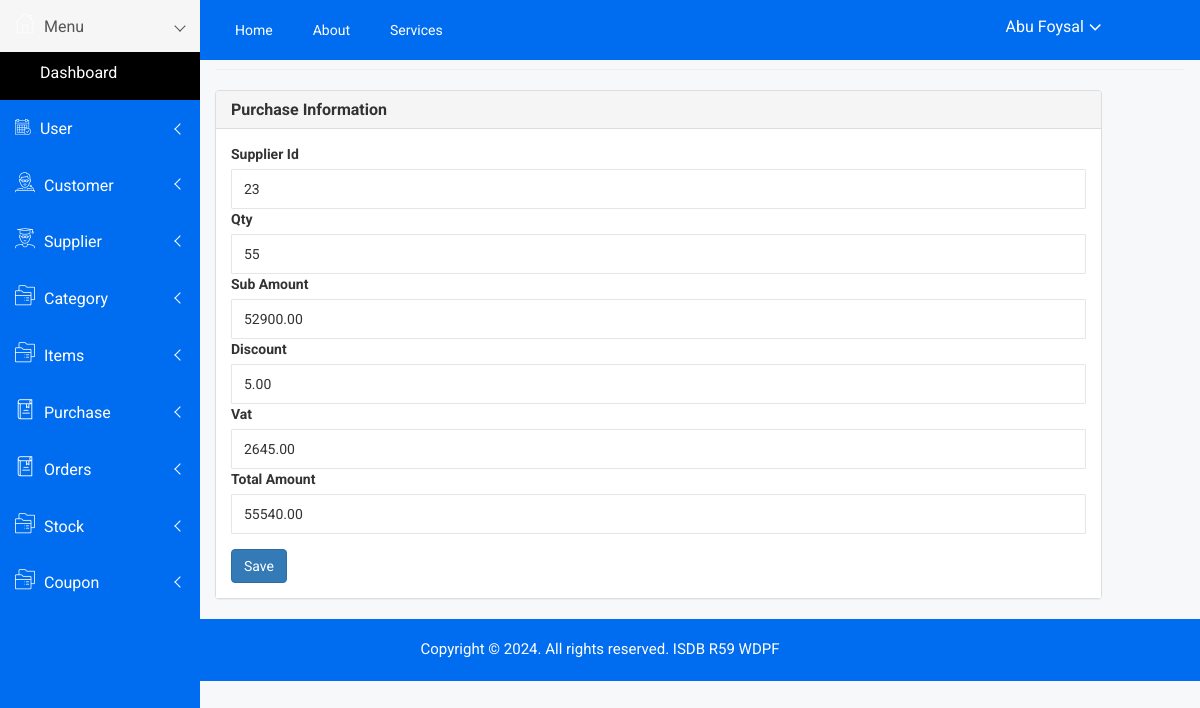
The app's page /admin/purchase_edit.php?id=1 (signed in) with its own data.
### tables this page shows
CREATE TABLE `purchase` (
  `id` int(11) NOT NULL AUTO_INCREMENT,
  `supplier_id` int(11) DEFAULT NULL,
  `purchase_date` date DEFAULT NULL,
  `qty` int(11) DEFAULT NULL,
  `sub_amount` decimal(10,2) DEFAULT NULL,
  `discount` decimal(10,2) DEFAULT NULL,
  `vat` decimal(10,2) DEFAULT NULL,
  `total_amount` decimal(10,2) DEFAULT NULL,
  `purchase_data` text DEFAULT NULL,
  `created_at` datetime DEFAULT NULL,
  `created_by` int(11) DEFAULT NULL,
  `updated_at` datetime DEFAULT NULL,
  `updated_by` int(11) DEFAULT NULL,
  `deleted_at` datetime DEFAULT NULL,
  PRIMARY KEY (`id`)
);

### admin/class/crud.php (called while the page is built, shortened)
<?php
    class crud{
        private $host='localhost';
        private $connection;
        public function __construct($user,$password,$database){
            $this->user=$user;
            $this->password=$password;
            $this->database=$database;
            $this->connection=new mysqli($this->host,$this->user,$this->password,$this->database);
        }
        public function common_select_single($table,$fields='*',$condition=false,$sort_field=false,$sort='ASC'){
            $result=array();
            $error=false;
            $sql="select $fields from $table where deleted_at is null ";
            if(is_array($condition)){
                $sql.=" and ";
                foreach($condition as $k=>$v){
                    $v = $this->connection->real_escape_string($v);
                    $sql.="$k='$v' and ";
                }
                $sql=rtrim($sql,'and ');
            }
            $rs=$this->connection->query($sql);
            if($rs){
                if($rs->num_rows > 0){
                    while($r=$rs->fetch_object()){
                        $result=$r;
                    }
                }
            }else{
                $error=$this->connection->error;
            }
            $return = array('data'=>$result,'error'=>$error);
            return $return;
        }
    }
?>

### admin/include/connection.php (called while the page is built, shortened)
<?php
    include_once('class/crud.php');
    $mysqli=new crud("root","","sports_store");
?>

### admin/purchase_edit.php (the view, shortened to what this page needs)
<?php include('include/header.php') ; ?>
<div class="container-fluid">
    <h4 class="page-header"><small>Purchase/</small> Add New</h4>
    <?php
        $olddata=array();
        $con['id']=$_GET['id'];
        $result=$mysqli->common_select_single('purchase','*',$con);
        if($result){
            if($result['data']){
                $olddata=$result['data'];
            }
        }
    ?>
    <div class="row">
        <div class="col-md-11">
            <div class="panel panel-default">
                <div class="panel-heading">
                    <h5 class="panel-title">Purchase Information</h5>
                </div>
                <div class="panel-body">
                    <form method="post" action="">
                        <div class="form-group">
                        <label for="Supplier">Supplier Id</label>
                        <input type="number" name="supplier_id" class="form-control" id="Supplier" value="<?= $olddata->supplier_id ?>" />
                            <label for="Qty">Qty</label>
                            <input type="number" name="qty" class="form-control" id="Qty" value="<?= $olddata->qty ?>" />
                            <label for="SubAmount">Sub Amount </label>
                            <input type="number" name="sub_amount" class="form-control" id="SubAmount" value="<?= $olddata->sub_amount ?>" />
                            <label for="Discount">Discount</label>
                            <input type="number" name="discount" class="form-control" id="Discount" value="<?= $olddata->discount ?>" />
                            <label for="Vat">Vat</label>
                            <input type="number" name="vat" class="form-control" id="Vat" value="<?= $olddata->vat ?>" />
                            <label for="TotalAmount">Total Amount</label>
                            <input type="number" name="total_amount" class="form-control" id="TotalAmount" value="<?= $olddata->total_amount ?>" />
                        </div>
                        <button type="submit" class="btn btn-primary">Save</button>
                    </form>
                </div>
            </div>
        </div>
    </div>
</div>
<?php include('include/footer.php') ; ?>

### admin/assets/css/main.css (style rules this page uses)
html { color: #222; font-size: 1em; line-height: 1.4; }

### records on screen
purchase: supplier_id "23", qty "55", sub_amount "52900.00", discount "5.00", vat "2645.00", total_amount "55540.00"

### other values on screen
$_SESSION['name'] "Abu Foysal"
